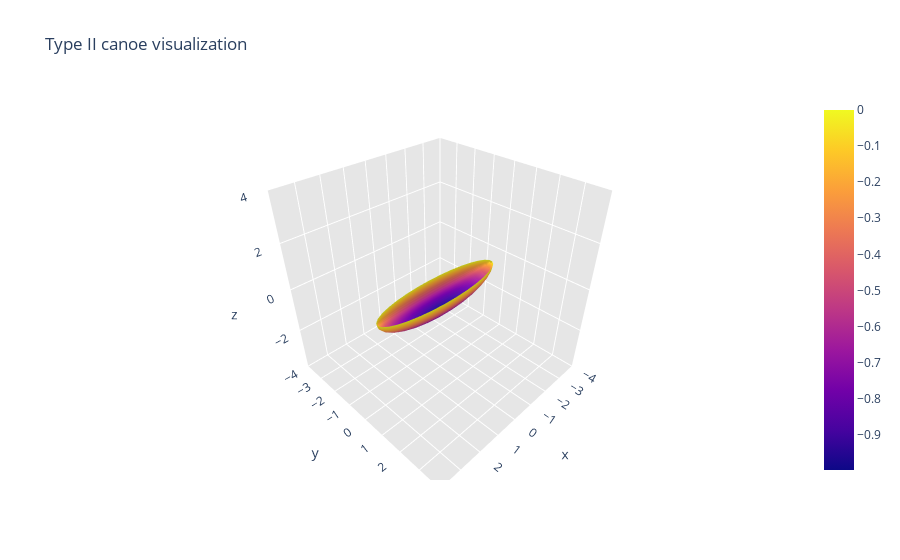

The notebook cell saved with this chart:
### Markdown cell above
## Type II

In Type II, we keep the longitudinal and top view of the canoe remain the same as Type I, as such we have:
$$
y = r_1 \sin{(\theta)},\\
z = r_2 \cos{(\theta)}
$$
and
$$
r_1 = R_1 \sin{(\eta)},\\
x = R_3 \cos{(\eta)}
$$
where $\pi/2 \le \theta \le 3 \pi /2$ and $0\le \eta \le 2 \pi$.

For the side shape of the canoe, we approximate it as an ellipse with radii $r_2$ (a function of $x$) and $R_3$ in the $z$ and $x$ directions, respectively. As a result, we can write:
$$
\frac{r_2^2}{R_2^2}+\frac{x^2}{R_3^2}=1
$$
or in parametric form:
$$
r_2 = R_2 \sin{(\beta)},\\
x = R_3 \cos{(\beta)}
$$
where $\beta$ is the angle from the positive direction of the $x$ axis (in $x-z$ plane) and varies between $0$ and $\pi$. Given $x = R_3 \cos{(\eta)}$ and $x = R_3 \cos{(\beta)}$, we can find a relation between $\eta$ and $\beta$ as:
$$
\beta = \arccos{(\cos{(\eta)})}
$$

As a result $r_2=R_2 \sin{(\arccos{(\cos{(\eta)})})}=R_2 \lvert \sin{(\eta)} \rvert$ and we have:
$$
r_2 = R_2 \lvert \sin{(\eta)} \rvert
$$

Combining the parametric forms of the three cross-sections, we get:
$$
x = R_3 \cos{(\eta)},\\
y = R_1 \sin{(\eta)} \sin{(\theta)},\\
z = R_2 \lvert \sin{(\eta)} \rvert \cos{(\theta)}
$$

We can plot this using the following code cell:

### Code cell
N = 32
h = 0
eta, theta = np.meshgrid(np.linspace(0.0, 2 * np.pi, N), np.linspace(np.pi / 2+h, 3 * np.pi / 2 - h, N))

R3, R2, R1 = 3.0, 1.0, 0.75
X = R3 * np.cos(eta)
Y = R1 * np.sin(eta) * np.sin(theta)
Z = R2 * np.abs(np.sin(eta)) * np.cos(theta)

surface = go.Surface(x=X, y=Y, z=Z)
data = [surface]
layout = go.Layout(
    title='Type II canoe visualization',
    scene=dict(
        xaxis=dict(
            gridcolor='rgb(255, 255, 255)',
            zerolinecolor='rgb(255, 255, 255)',
            showbackground=True,
            backgroundcolor='rgb(230, 230,230)',
            range=[-4, 4]
        ),
        yaxis=dict(
            gridcolor='rgb(255, 255, 255)',
            zerolinecolor='rgb(255, 255, 255)',
            showbackground=True,
            backgroundcolor='rgb(230, 230,230)',
            range=[-4, 4]
        ),
        zaxis=dict(
            gridcolor='rgb(255, 255, 255)',
            zerolinecolor='rgb(255, 255, 255)',
            showbackground=True,
            backgroundcolor='rgb(230, 230,230)',
            range=[-4, 4]
        )
    )
)
fig = go.Figure(data=data, layout=layout)
fig.show()

### Figure 1 — Plotly figure (JSON) as saved in the notebook; plotly's stock layout.template omitted (floating-point values rounded to 4 significant figures; data arrays with more than 128 entries replaced by an {"elided": "..."} marker saying what was removed)
{"data": [{"type": "surface", "x": {"elided": "32x32 float values"}, "y": {"elided": "32x32 float values"}, "z": {"elided": "32x32 float values"}}], "layout": {"scene": {"aspectmode": "auto", "aspectratio": {"x": 1, "y": 1, "z": 1}, "xaxis": {"backgroundcolor": "rgb(230, 230,230)", "gridcolor": "rgb(255, 255, 255)", "range": [-4, 4], "showbackground": true, "type": "linear", "zerolinecolor": "rgb(255, 255, 255)"}, "yaxis": {"backgroundcolor": "rgb(230, 230,230)", "gridcolor": "rgb(255, 255, 255)", "range": [-4, 4], "showbackground": true, "type": "linear", "zerolinecolor": "rgb(255, 255, 255)"}, "zaxis": {"backgroundcolor": "rgb(230, 230,230)", "gridcolor": "rgb(255, 255, 255)", "range": [-4, 4], "showbackground": true, "type": "linear", "zerolinecolor": "rgb(255, 255, 255)"}}, "title": {"text": "Type II canoe visualization"}}}
